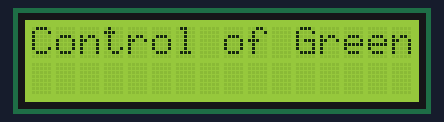
Bench run of a sketch on a simulated Arduino Uno, built with avr-gcc and run on an emulated ATmega328P. Shown: 16×2 character LCD.

Above: at 7.7 s.
At 9.7 s:
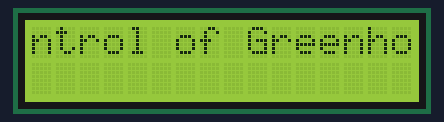
At 12.7 s:
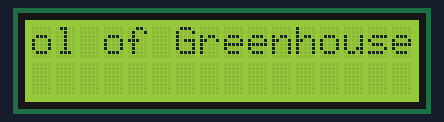
At 18.7 s:
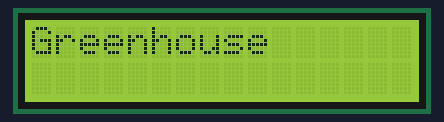
At 24.7 s:
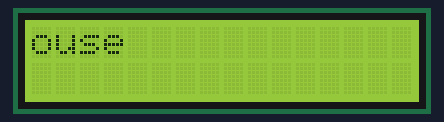
At 30.7 s:
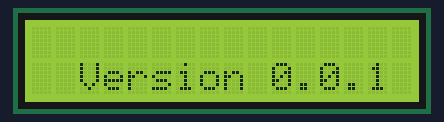

The sketch:

v0.0.1.ino
```cpp
/*
Скетч для управления микроконтроллем теплицы. Созданно Васильченко Иваном.
*/

//Подключение необходимых библиотек
#include <LiquidCrystal.h> //подключаем библиотеку LCD экрана

//Инициализации
LiquidCrystal lcd(8, 9, 4, 5, 6, 7 );
int button;  //вводим числовые значения для кнопок
const int BUTTON_NONE   = 0; //присваиваем постоянное значение для BUTTON_NONE
const int BUTTON_RIGHT  = 1; //присваиваем постоянное значение для BUTTON_RIGHT
const int BUTTON_UP     = 2; //присваиваем постоянное значение для BUTTON_UP
const int BUTTON_DOWN   = 3; //присваиваем постоянное значение для BUTTON_DOWN
const int BUTTON_LEFT   = 4; //присваиваем постоянное значение для BUTTON_LEFT
const int BUTTON_SELECT = 5; //присваиваем постоянное значение для BUTTON_SELECT

int getPressedButton() //инициализация переменной
{
  int buttonValue = analogRead(0); // считываем значения с аналогового входа
  if (buttonValue < 100) { //если при нажатии кнопки значение меньше 100
    return BUTTON_RIGHT;   // выводим значение BUTTON_RIGHT
  }
  else if (buttonValue < 200) { //если при нажатии кнопки значение меньше 200
    return BUTTON_UP; // выводим значение BUTTON_UP
  }
  else if (buttonValue < 400){ //если при нажатии кнопки значение меньше 400
    return BUTTON_DOWN; // выводим значение BUTTON_DOWN
  }
  else if (buttonValue < 600){ //если при нажатии кнопки значение меньше 600
    return BUTTON_LEFT; // выводим значение BUTTON_LEFT
  }
  else if (buttonValue < 800){ //если при нажатии кнопки значение меньше 800
    return BUTTON_SELECT; // выводим значение BUTTON_SELECT
  }
  return BUTTON_NONE; //иначе, выводим значение BUTTON_NONE
}

void setup()
{
  //Бегущая строка
  lcd.begin(16,2); //инициализация дисплея
  char string[50] = "Control of Greenhouse "; //Выводимый текст
  int razmer = strlen(string);

    for (int i = 15; i > 0; i--)
      {
      lcd.setCursor(i,0); //устанавливаем курсор на 1 строку (она нулевая)
      lcd.print(string); //пишем вводимый текст
      delay(500); // задержка в выводе текста
      }

    for (int in = 0; in <= razmer; in++)
     {
       lcd.setCursor(0,0);
       lcd.print(string);

         for(int j = 0; j < razmer; j++)
          {
         if (string[j+1] == '\0')
          {
           string[j] = ' ';
          }
         else
          string[j] = string[j+1];
          }

    delay(1000);
     }

  lcd.setCursor(0,1); //курсор на 2ю строку
  lcd.print("  Version 0.0.1");
}

void loop()
{


}
```

Measured:
- what the display in image 0 shows lasts 1.0 s, from 7.6 s to 8.6 s
